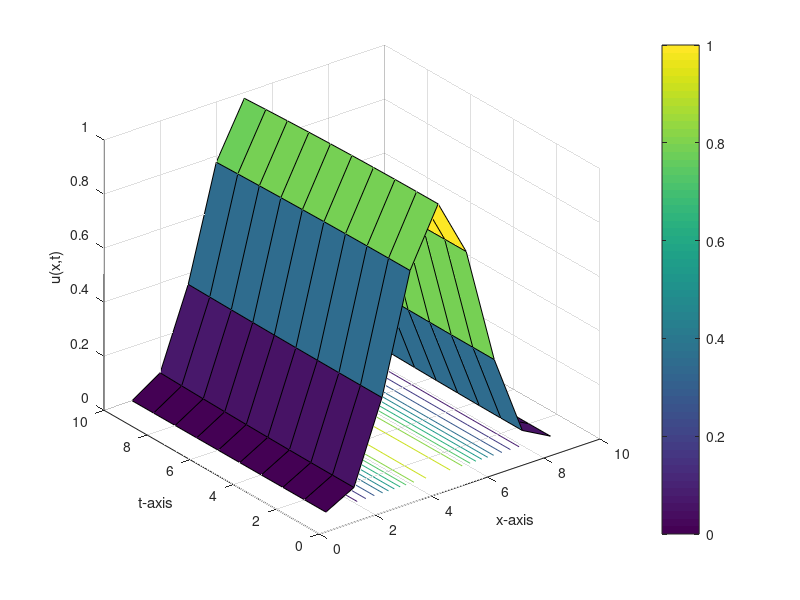
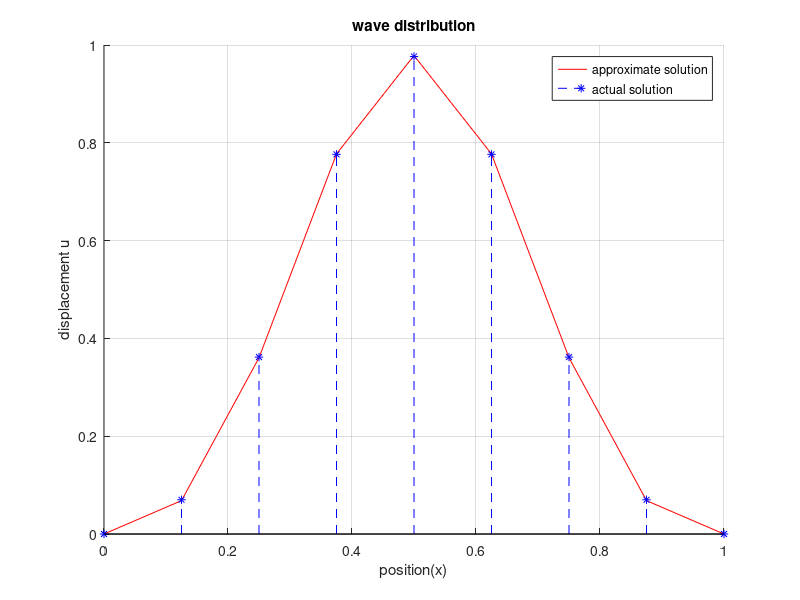

MATLAB code for these plots, in order:
% Approximate the one dimensional wave equation
%
% d^2u/dt^2 = d^2u/dx^2,   0 < x < 1,  t > 0
%
% which is subject to the initial conditions
% u(x,0) = sin(pi*x)^3   and   du(x,0)/dt = 0   for all 0 <= x <= 1
%
% and the boundary conditions
% u(0,t) = u(1,t) = 0,   t > 0
%
% and compare the result at t = 0.04 to the actual solution
% u(x,t) = (3/4)*sin(pi*x)*cos(pi*t) - (1/4)*sin(3*pi*x)*cos(3*pi*t)

function wave3
clc
clf
clear all
c=1;
a=0;
b=1;
tf=0.04;
n=9;
m=10;
C1=0;
C2=0;
h=(b-a)/(n-1);
k=(tf-0)/(m-1);
r=(c*k)/h;
s1=1-r^2;
s2=2-2*r^2;
u=zeros(n,m);
for j=1:m
    u(1,j)=C1;
    u(n,j)=C2;
end
for i=2:n-1
    u(i,1)=f(a+(i-1)*h);
    u(i,2)=s1*f(a+h*(i-1))+k*g(a+h*(i-1))+(r^2)/2*(f(a+(i-2)*h)+f(a+i*h));
end
for j=3:m
    for i=2:n-1
        u(i,j)=s2*u(i,j-1)-u(i,j-2)+(r^2)*(u(i+1,j-1)+u(i-1,j-1));
    end
end
disp('Result=')
num2str(u')
figure (1)
surfc(u')
colorbar
grid on
xlabel('x-axis');
ylabel('t-axis');
zlabel('u(x,t)');
hold off
figure(2)
x=linspace(a, b, n);
title('wave distribution');
hold on
grid on
xlabel('position(x)');
ylabel('displacement u');
sum=0.0;
for i=1:n
    v1(i)=u(i,m);%approximate solution depends on the value of m
    v2(i)=((3/4)*sin(pi*x(i))*cos(pi*tf))-((1/4)*sin(3*pi*x(i))*cos(3*pi*tf)); %Exact solution at t=0.04
    sum=sum+(v1(i)-v2(i))*(v1(i)-v2(i));
end
rmse=sqrt(sum/length(v1))
plot(x,v1,'-r')
hold on
stem(x,v2,'--*b')
grid on
legend('approximate solution','actual solution');
hold off
function z=f(x)
z=((sin(pi*x))^3);
function b=g(x)
b=0;
